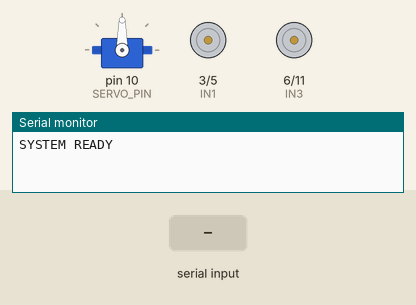
Recording of a sketch running on a simulated Arduino Uno, built with avr-gcc and run on an emulated ATmega328P. Shown: servo, motor-driver pin pairs drawn as motors (green arrow = first pin HIGH = forward, orange = second pin HIGH = backward, longer = more drive), the last lines printed to the serial monitor. The inputs (shaded band) are chosen by the test bench.

Above: at 1.2 s.
1.3 s: "Forward\n" received over Serial
At 3.0 s:
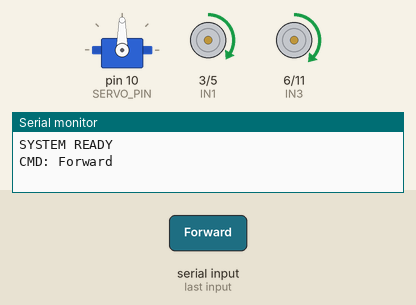
3.4 s: "Backward\n" received over Serial
At 5.5 s:
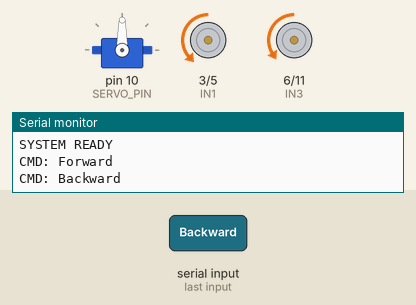
6.0 s: "Left\n" received over Serial
At 7.6 s:
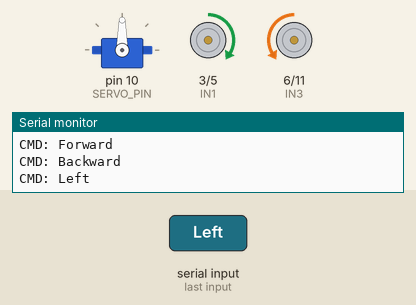
8.6 s: "Right\n" received over Serial
At 10.6 s:
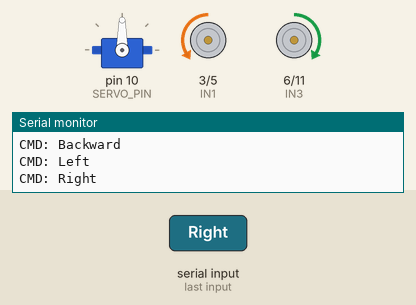
11.1 s: "servo=\n" received over Serial
At 12.5 s:
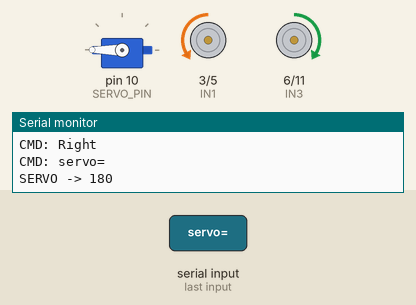
13.2 s: "Stop\n" received over Serial
At 14.8 s:
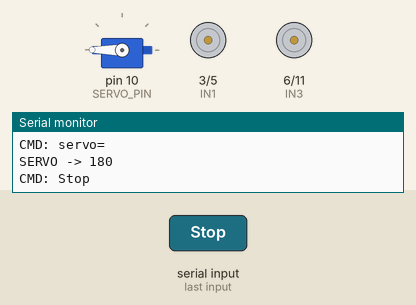
Timing chart, 0 to 16.2 s (numbered marks = the images above; inputs shaded):
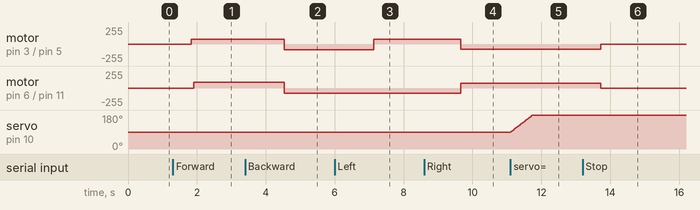

The sketch:

Arduino_nano.ino
```cpp
#include <Servo.h>

// ======================================================
// PINLER
// ======================================================

// PWM pinleri:
// 3,5,6,11 -> Servo ile çakışmaz

const uint8_t IN1 = 3;    // Sağ Motor
const uint8_t IN2 = 5;

const uint8_t IN3 = 6;    // Sol Motor
const uint8_t IN4 = 11;

const uint8_t SERVO_PIN = 10;

// ======================================================
// AYARLAR
// ======================================================

const int MAX_SPEED  = 75;
const int ACCEL_STEP = 1;

const int SERVO_STEP = 1;

const uint16_t LOOP_DELAY = 7;

// ======================================================
// MOTOR DURUM
// ======================================================

int currentSpeedL = 0;
int currentSpeedR = 0;

int targetSpeedL = 0;
int targetSpeedR = 0;

// ======================================================
// SERVO DURUM
// ======================================================

int currentServoPos = 90;
int targetServoPos  = 90;

Servo myServo;

// ======================================================
// SERIAL BUFFER
// ======================================================

#define CMD_BUFFER 32

char commandBuffer[CMD_BUFFER];
uint8_t commandIndex = 0;

// ======================================================
// SETUP
// ======================================================

void setup()
{
    Serial.begin(115200);

    pinMode(IN1, OUTPUT);
    pinMode(IN2, OUTPUT);

    pinMode(IN3, OUTPUT);
    pinMode(IN4, OUTPUT);

    stopMotors();

    myServo.attach(SERVO_PIN);

    myServo.write(currentServoPos);

    Serial.println("SYSTEM READY");
}

// ======================================================
// LOOP
// ======================================================

void loop()
{
    readSerialCommands();

    updateMovement();

    delay(LOOP_DELAY);
}

// ======================================================
// SERIAL KOMUT OKUMA
// ======================================================

void readSerialCommands()
{
    while (Serial.available())
    {
        char c = Serial.read();

        // Satır sonu -> komutu işle
        if (c == '\n' || c == '\r')
        {
            if (commandIndex > 0)
            {
                commandBuffer[commandIndex] = '\0';

                parseCommand(commandBuffer);

                commandIndex = 0;
            }
        }
        else
        {
            // Buffer taşma koruması
            if (commandIndex < CMD_BUFFER - 1)
            {
                commandBuffer[commandIndex++] = c;
            }
        }
    }
}

// ======================================================
// KOMUT AYRIŞTIRMA
// ======================================================

void parseCommand(char* cmd)
{
    Serial.print("CMD: ");
    Serial.println(cmd);

    // --------------------------------------------------
    // HAREKET
    // --------------------------------------------------

    if (strcmp(cmd, "Forward") == 0)
    {
        targetSpeedL =  MAX_SPEED+10;
        targetSpeedR =  MAX_SPEED;
    }

    else if (strcmp(cmd, "Backward") == 0)
    {
        targetSpeedL = -MAX_SPEED;
        targetSpeedR = -MAX_SPEED-10;
    }

    else if (strcmp(cmd, "Left") == 0)
    {
        targetSpeedL = -MAX_SPEED;
        targetSpeedR =  MAX_SPEED;
    }

    else if (strcmp(cmd, "Right") == 0)
    {
        targetSpeedL =  MAX_SPEED;
        targetSpeedR = -MAX_SPEED;
    }

    else if (strcmp(cmd, "Stop") == 0)
    {
        targetSpeedL = 0;
        targetSpeedR = 0;
    }

    // --------------------------------------------------
    // SERVO
    // servo=120
    // --------------------------------------------------

    else if (strncmp(cmd, "servo=", 6) == 0)
    {
        int pos = atoi(&cmd[6]);

        pos = constrain(pos, 0, 180);

        targetServoPos = 180 - pos;

        Serial.print("SERVO -> ");
        Serial.println(targetServoPos);
    }
}

// ======================================================
// YUMUŞAK HAREKET
// ======================================================

void updateMovement()
{
    // -------------------------
    // SOL MOTOR
    // -------------------------

    if (currentSpeedL < targetSpeedL)
    {
        currentSpeedL += ACCEL_STEP;

        if (currentSpeedL > targetSpeedL)
            currentSpeedL = targetSpeedL;
    }

    else if (currentSpeedL > targetSpeedL)
    {
        currentSpeedL -= ACCEL_STEP;

        if (currentSpeedL < targetSpeedL)
            currentSpeedL = targetSpeedL;
    }

    // -------------------------
    // SAĞ MOTOR
    // -------------------------

    if (currentSpeedR < targetSpeedR)
    {
        currentSpeedR += ACCEL_STEP;

        if (currentSpeedR > targetSpeedR)
            currentSpeedR = targetSpeedR;
    }

    else if (currentSpeedR > targetSpeedR)
    {
        currentSpeedR -= ACCEL_STEP;

        if (currentSpeedR < targetSpeedR)
            currentSpeedR = targetSpeedR;
    }

    // PWM limit koruması

    currentSpeedL = constrain(currentSpeedL, -255, 255);
    currentSpeedR = constrain(currentSpeedR, -255, 255);

    // -------------------------
    // SERVO
    // -------------------------

    if (currentServoPos < targetServoPos)
    {
        currentServoPos += SERVO_STEP;

        if (currentServoPos > targetServoPos)
            currentServoPos = targetServoPos;
    }

    else if (currentServoPos > targetServoPos)
    {
        currentServoPos -= SERVO_STEP;

        if (currentServoPos < targetServoPos)
            currentServoPos = targetServoPos;
    }

    // -------------------------
    // ÇIKIŞLAR
    // -------------------------

    applyMotors(currentSpeedL, currentSpeedR);

    myServo.write(currentServoPos);
}

// ======================================================
// MOTOR SÜRÜŞ
// ======================================================

void applyMotors(int speedL, int speedR)
{
    // -------------------------
    // SOL MOTOR
    // -------------------------

    if (speedL >= 0)
    {
        analogWrite(IN3, speedL);
        analogWrite(IN4, 0);
    }
    else
    {
        analogWrite(IN3, 0);
        analogWrite(IN4, abs(speedL));
    }

    // -------------------------
    // SAĞ MOTOR
    // -------------------------

    if (speedR >= 0)
    {
        analogWrite(IN1, speedR);
        analogWrite(IN2, 0);
    }
    else
    {
        analogWrite(IN1, 0);
        analogWrite(IN2, abs(speedR));
    }
}

// ======================================================
// ACİL STOP
// ======================================================

void stopMotors()
{
    analogWrite(IN1, 0);
    analogWrite(IN2, 0);

    analogWrite(IN3, 0);
    analogWrite(IN4, 0);
}
```

Measured:
- after the input at 1.3 s, motor on pin 3 (IN1) / pin 5 (IN2): stopped → forward 75/255 after 0.53 s; motor on pin 6 (IN3) / pin 11 (IN4): stopped → forward 85/255 after 0.60 s
- after the input at 3.4 s, motor on pin 3 (IN1) / pin 5 (IN2): forward 75/255 → backward 85/255 after 1.1 s; motor on pin 6 (IN3) / pin 11 (IN4): forward 85/255 → backward 75/255 after 1.1 s
- after the input at 6.0 s, motor on pin 3 (IN1) / pin 5 (IN2): backward 85/255 → forward 75/255 after 1.1 s
- after the input at 8.6 s, motor on pin 3 (IN1) / pin 5 (IN2): forward 75/255 → backward 75/255 after 1.1 s; motor on pin 6 (IN3) / pin 11 (IN4): backward 75/255 → forward 75/255 after 1.1 s
- after the input at 11.1 s, servo on pin 10 (SERVO_PIN): moves from 90° to 180° over 0.63 s, starting at once
- after the input at 13.2 s, motor on pin 3 (IN1) / pin 5 (IN2): backward 75/255 → stopped after 0.53 s; motor on pin 6 (IN3) / pin 11 (IN4): forward 75/255 → stopped after 0.53 s
